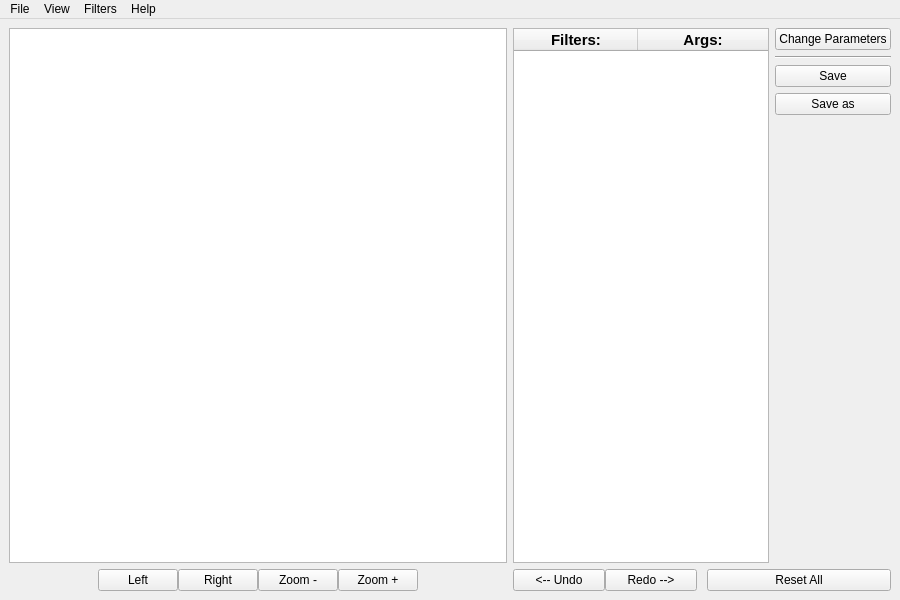
<?xml version="1.0" encoding="UTF-8"?>
<ui version="4.0">
 <class>PILDesktop</class>
 <widget class="QMainWindow" name="PILDesktop">
  <property name="geometry">
   <rect>
    <x>0</x>
    <y>0</y>
    <width>900</width>
    <height>600</height>
   </rect>
  </property>
  <property name="minimumSize">
   <size>
    <width>800</width>
    <height>500</height>
   </size>
  </property>
  <property name="mouseTracking">
   <bool>false</bool>
  </property>
  <property name="windowTitle">
   <string>PIL Desktop </string>
  </property>
  <widget class="QWidget" name="centralwidget">
   <property name="enabled">
    <bool>true</bool>
   </property>
   <property name="layoutDirection">
    <enum>Qt::LeftToRight</enum>
   </property>
   <property name="autoFillBackground">
    <bool>true</bool>
   </property>
   <property name="inputMethodHints">
    <set>Qt::ImhNone</set>
   </property>
   <layout class="QHBoxLayout" name="horizontalLayout_8">
    <item>
     <layout class="QHBoxLayout" name="horizontalLayout_6">
      <item>
       <layout class="QVBoxLayout" name="verticalLayout_3">
        <item>
         <widget class="QGraphicsView" name="graphicsView">
          <property name="sizePolicy">
           <sizepolicy hsizetype="Minimum" vsizetype="Expanding">
            <horstretch>3</horstretch>
            <verstretch>0</verstretch>
           </sizepolicy>
          </property>
         </widget>
        </item>
        <item>
         <layout class="QHBoxLayout" name="horizontalLayout">
          <property name="spacing">
           <number>0</number>
          </property>
          <item>
           <spacer name="horizontalSpacer_3">
            <property name="orientation">
             <enum>Qt::Horizontal</enum>
            </property>
            <property name="sizeHint" stdset="0">
             <size>
              <width>40</width>
              <height>20</height>
             </size>
            </property>
           </spacer>
          </item>
          <item>
           <widget class="QPushButton" name="pushButton_left">
            <property name="text">
             <string>Left</string>
            </property>
           </widget>
          </item>
          <item>
           <widget class="QPushButton" name="pushButton_right">
            <property name="text">
             <string>Right</string>
            </property>
           </widget>
          </item>
          <item>
           <widget class="QPushButton" name="pushButton_zoom_minus">
            <property name="text">
             <string>Zoom -</string>
            </property>
           </widget>
          </item>
          <item>
           <widget class="QPushButton" name="pushButton_zoom_plus">
            <property name="text">
             <string>Zoom +</string>
            </property>
           </widget>
          </item>
          <item>
           <spacer name="horizontalSpacer_2">
            <property name="orientation">
             <enum>Qt::Horizontal</enum>
            </property>
            <property name="sizeHint" stdset="0">
             <size>
              <width>40</width>
              <height>20</height>
             </size>
            </property>
           </spacer>
          </item>
         </layout>
        </item>
       </layout>
      </item>
      <item>
       <layout class="QVBoxLayout" name="verticalLayout_4">
        <item>
         <layout class="QHBoxLayout" name="horizontalLayout_7">
          <item>
           <widget class="QTableWidget" name="tableWidget">
            <property name="enabled">
             <bool>true</bool>
            </property>
            <property name="sizePolicy">
             <sizepolicy hsizetype="Fixed" vsizetype="Expanding">
              <horstretch>1</horstretch>
              <verstretch>0</verstretch>
             </sizepolicy>
            </property>
            <property name="font">
             <font>
              <pointsize>11</pointsize>
              <weight>75</weight>
              <italic>false</italic>
              <bold>true</bold>
              <underline>false</underline>
             </font>
            </property>
            <property name="cursor" stdset="0">
             <cursorShape>PointingHandCursor</cursorShape>
            </property>
            <property name="verticalScrollBarPolicy">
             <enum>Qt::ScrollBarAlwaysOff</enum>
            </property>
            <property name="editTriggers">
             <set>QAbstractItemView::NoEditTriggers</set>
            </property>
            <property name="tabKeyNavigation">
             <bool>false</bool>
            </property>
            <property name="dragDropOverwriteMode">
             <bool>false</bool>
            </property>
            <property name="alternatingRowColors">
             <bool>false</bool>
            </property>
            <property name="selectionMode">
             <enum>QAbstractItemView::SingleSelection</enum>
            </property>
            <property name="selectionBehavior">
             <enum>QAbstractItemView::SelectRows</enum>
            </property>
            <property name="showGrid">
             <bool>false</bool>
            </property>
            <property name="gridStyle">
             <enum>Qt::DotLine</enum>
            </property>
            <property name="cornerButtonEnabled">
             <bool>false</bool>
            </property>
            <property name="rowCount">
             <number>0</number>
            </property>
            <property name="columnCount">
             <number>2</number>
            </property>
            <attribute name="horizontalHeaderVisible">
             <bool>true</bool>
            </attribute>
            <attribute name="horizontalHeaderCascadingSectionResizes">
             <bool>true</bool>
            </attribute>
            <attribute name="horizontalHeaderDefaultSectionSize">
             <number>124</number>
            </attribute>
            <attribute name="horizontalHeaderShowSortIndicator" stdset="0">
             <bool>true</bool>
            </attribute>
            <attribute name="horizontalHeaderStretchLastSection">
             <bool>true</bool>
            </attribute>
            <attribute name="verticalHeaderVisible">
             <bool>false</bool>
            </attribute>
            <column>
             <property name="text">
              <string>Filters:</string>
             </property>
            </column>
            <column>
             <property name="text">
              <string>Args:</string>
             </property>
            </column>
           </widget>
          </item>
          <item>
           <layout class="QHBoxLayout" name="horizontalLayout_2">
            <item>
             <layout class="QVBoxLayout" name="verticalLayout">
              <item>
               <widget class="QPushButton" name="pushButton_change_parameters">
                <property name="text">
                 <string>Change Parameters</string>
                </property>
               </widget>
              </item>
              <item>
               <widget class="Line" name="line">
                <property name="orientation">
                 <enum>Qt::Horizontal</enum>
                </property>
               </widget>
              </item>
              <item>
               <widget class="QPushButton" name="pushButton_save">
                <property name="text">
                 <string>Save</string>
                </property>
               </widget>
              </item>
              <item>
               <widget class="QPushButton" name="pushButton_save_as">
                <property name="text">
                 <string>Save as</string>
                </property>
               </widget>
              </item>
              <item>
               <spacer name="verticalSpacer_2">
                <property name="orientation">
                 <enum>Qt::Vertical</enum>
                </property>
                <property name="sizeHint" stdset="0">
                 <size>
                  <width>20</width>
                  <height>40</height>
                 </size>
                </property>
               </spacer>
              </item>
             </layout>
            </item>
           </layout>
          </item>
         </layout>
        </item>
        <item>
         <layout class="QHBoxLayout" name="horizontalLayout_4">
          <property name="spacing">
           <number>10</number>
          </property>
          <item>
           <layout class="QHBoxLayout" name="horizontalLayout_3">
            <property name="spacing">
             <number>0</number>
            </property>
            <item>
             <widget class="QPushButton" name="pushButton_undo">
              <property name="text">
               <string>&lt;-- Undo</string>
              </property>
             </widget>
            </item>
            <item>
             <widget class="QPushButton" name="pushButton_redo">
              <property name="text">
               <string>Redo --&gt;</string>
              </property>
             </widget>
            </item>
           </layout>
          </item>
          <item>
           <widget class="QPushButton" name="pushButton_reset">
            <property name="text">
             <string>Reset All</string>
            </property>
           </widget>
          </item>
         </layout>
        </item>
       </layout>
      </item>
     </layout>
    </item>
    <item>
     <layout class="QVBoxLayout" name="verticalLayout_2"/>
    </item>
   </layout>
  </widget>
  <widget class="QMenuBar" name="menubar">
   <property name="geometry">
    <rect>
     <x>0</x>
     <y>0</y>
     <width>900</width>
     <height>21</height>
    </rect>
   </property>
   <widget class="QMenu" name="menuFile">
    <property name="title">
     <string>File</string>
    </property>
    <addaction name="actionOpen"/>
    <addaction name="actionSave"/>
    <addaction name="actionSave_as"/>
    <addaction name="actionExit"/>
   </widget>
   <widget class="QMenu" name="menuView">
    <property name="title">
     <string>View</string>
    </property>
    <addaction name="actionDefault_size"/>
    <addaction name="actionZoom_plus"/>
    <addaction name="actionZoom_minus"/>
   </widget>
   <widget class="QMenu" name="menuHelp">
    <property name="title">
     <string>Help</string>
    </property>
    <addaction name="actionHelp"/>
   </widget>
   <widget class="QMenu" name="menuFilters">
    <property name="title">
     <string>Filters</string>
    </property>
    <addaction name="actionAdd_Filter"/>
    <addaction name="actionFilters_settings"/>
   </widget>
   <addaction name="menuFile"/>
   <addaction name="menuView"/>
   <addaction name="menuFilters"/>
   <addaction name="menuHelp"/>
  </widget>
  <action name="actionOpen">
   <property name="text">
    <string>Open</string>
   </property>
   <property name="shortcut">
    <string>Ctrl+O</string>
   </property>
  </action>
  <action name="actionNew_Tab">
   <property name="text">
    <string>New Tab</string>
   </property>
  </action>
  <action name="actionSave">
   <property name="text">
    <string>Save</string>
   </property>
   <property name="shortcut">
    <string>Ctrl+S</string>
   </property>
  </action>
  <action name="actionExit">
   <property name="text">
    <string>Exit</string>
   </property>
  </action>
  <action name="actionDefault_size">
   <property name="text">
    <string>Default size</string>
   </property>
   <property name="shortcut">
    <string>Home</string>
   </property>
  </action>
  <action name="actionZoom_plus">
   <property name="text">
    <string>Zoom +</string>
   </property>
   <property name="shortcut">
    <string>PgUp</string>
   </property>
  </action>
  <action name="actionZoom_minus">
   <property name="text">
    <string>Zoom -</string>
   </property>
   <property name="shortcut">
    <string>PgDown</string>
   </property>
  </action>
  <action name="actionHelp">
   <property name="text">
    <string>***CLICK HERE***</string>
   </property>
  </action>
  <action name="actionAdd_Filter">
   <property name="text">
    <string>Add Filter</string>
   </property>
  </action>
  <action name="actionFilters_settings">
   <property name="text">
    <string>Filters settings</string>
   </property>
  </action>
  <action name="actionSave_as">
   <property name="text">
    <string>Save as</string>
   </property>
   <property name="shortcut">
    <string>F12</string>
   </property>
  </action>
 </widget>
 <resources/>
 <connections/>
</ui>
